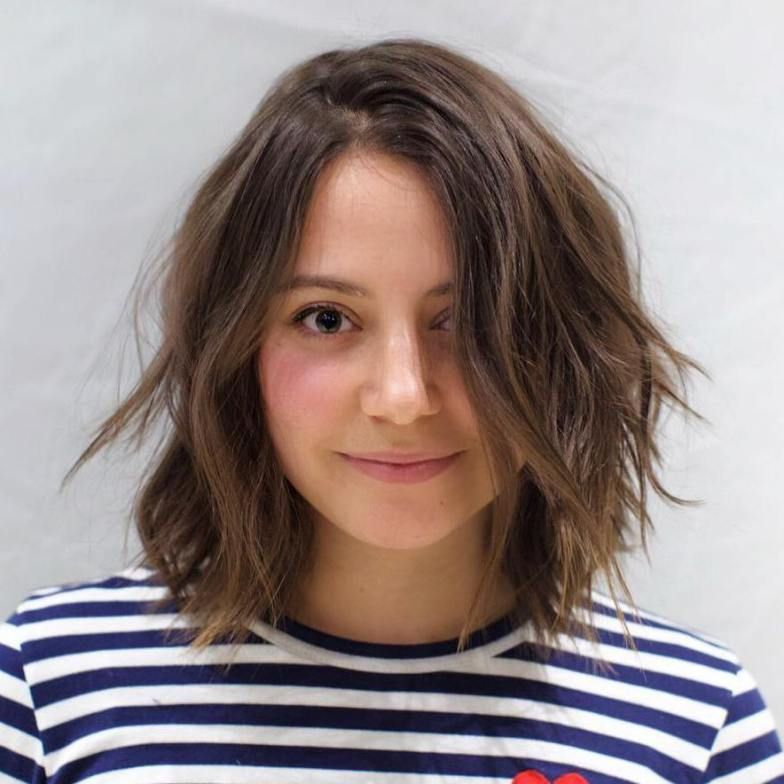
#> input picture the_girl.jpg, 784 x 784 px
$ python canny2.py
#> lines starting #> are read from the running program, lines starting #| are printed output that depends on the picture
import cv2

img = cv2.imread('the_girl.jpg')
#> img is the input picture: shape (784, 784, 3); mean B, G, R 138.2, 138.9, 151.7

edges = cv2.Canny(img, 70, 70)
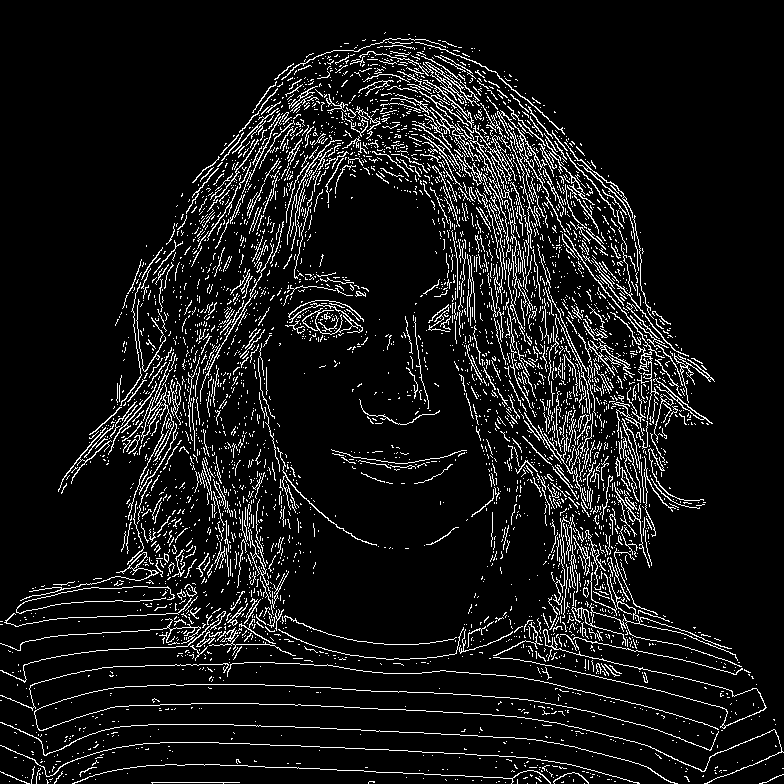
#> edges: shape (784, 784); 8.6% white in thin lines or dots

#cv2.imshow('Edge', edges)
#cv2.waitKey(0)

cv2.imwrite('edge.jpg', edges)

$ run again, with league.jpg copied over the_girl.jpg
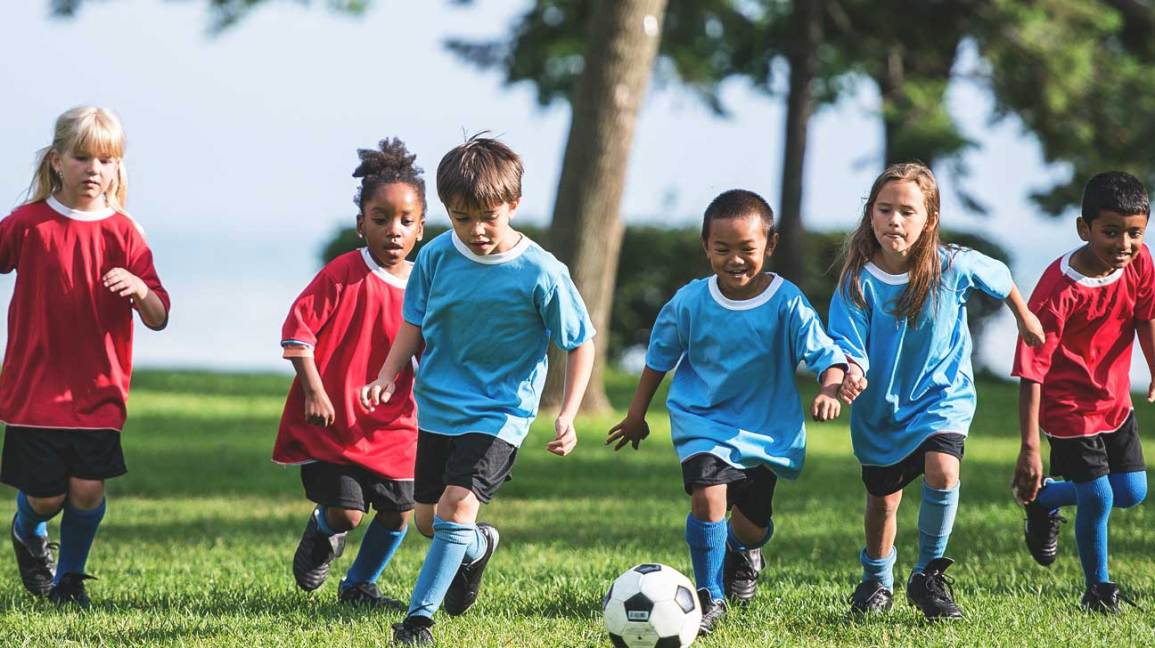
#> input picture league.jpg, 1155 x 648 px
#> img is the input picture: shape (648, 1155, 3); mean B, G, R 124.7, 133.5, 128.5
#> `edges = cv2.Canny(img, 70, 70)`:
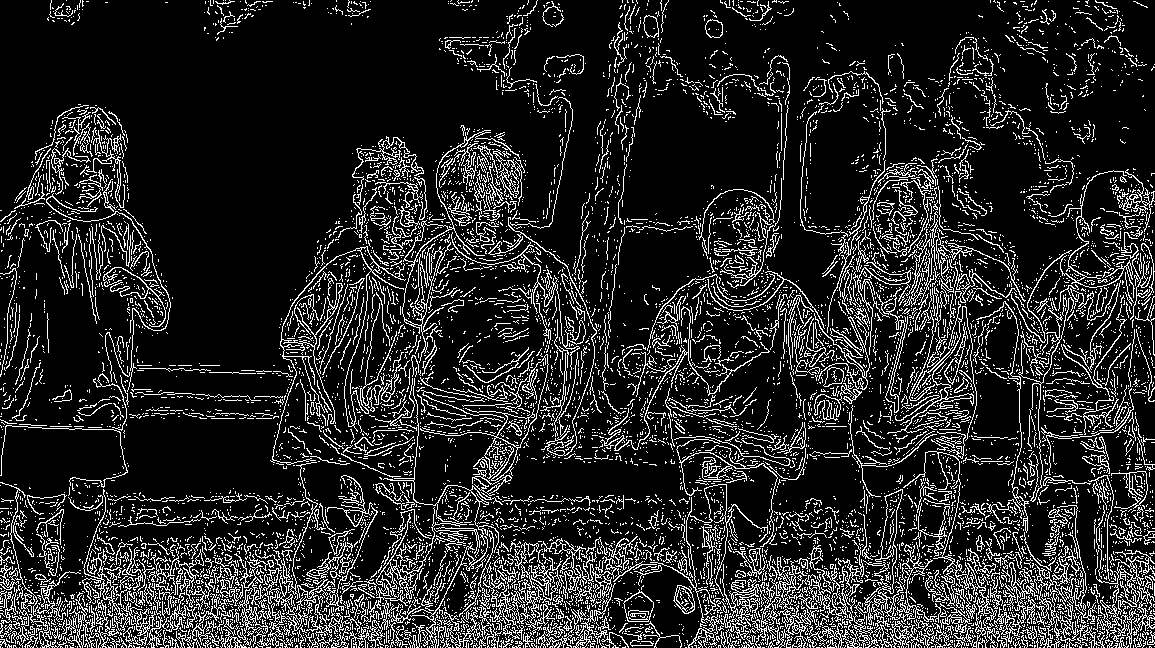
#> edges: shape (648, 1155); 15.1% white in thin lines or dots
